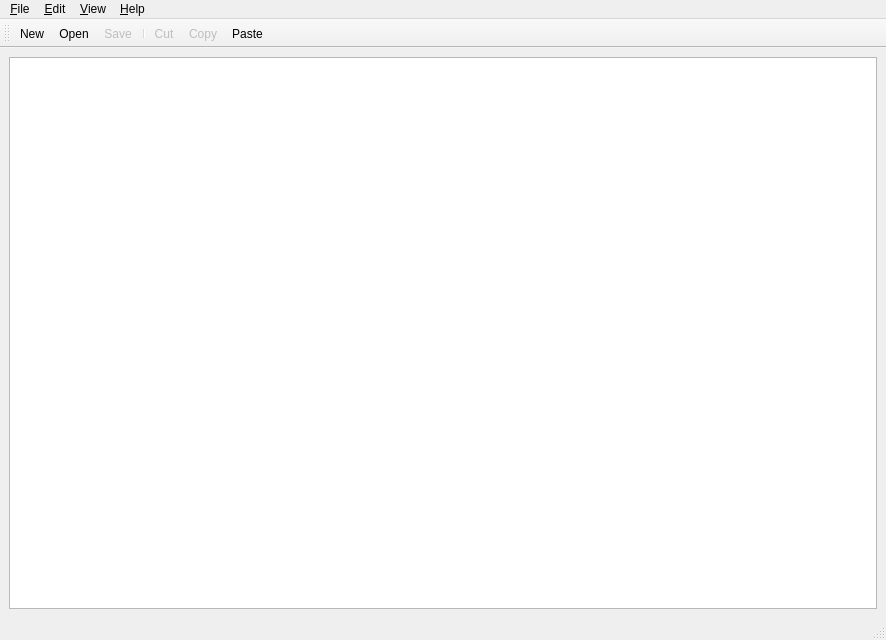
<?xml version="1.0" encoding="UTF-8"?>
<ui version="4.0">
 <class>MainWindow</class>
 <widget class="QMainWindow" name="MainWindow">
  <property name="geometry">
   <rect>
    <x>0</x>
    <y>0</y>
    <width>886</width>
    <height>640</height>
   </rect>
  </property>
  <property name="windowTitle">
   <string>Text Editor[*]</string>
  </property>
  <property name="windowIcon">
   <iconset resource="icons.qrc">
    <normaloff>:/icons/icons/new.png</normaloff>:/icons/icons/new.png</iconset>
  </property>
  <widget class="QWidget" name="centralwidget">
   <layout class="QVBoxLayout" name="verticalLayout">
    <item>
     <widget class="QTextEdit" name="textEdit"/>
    </item>
   </layout>
  </widget>
  <widget class="QStatusBar" name="statusbar"/>
  <widget class="QMenuBar" name="menubar">
   <property name="geometry">
    <rect>
     <x>0</x>
     <y>0</y>
     <width>886</width>
     <height>20</height>
    </rect>
   </property>
   <widget class="QMenu" name="menuFile">
    <property name="title">
     <string>&amp;File</string>
    </property>
    <addaction name="actionNew"/>
    <addaction name="actionOpen"/>
    <addaction name="separator"/>
    <addaction name="actionClose"/>
    <addaction name="actionSave"/>
    <addaction name="actionSaveAs"/>
    <addaction name="separator"/>
    <addaction name="actionExit"/>
   </widget>
   <widget class="QMenu" name="menuEdit">
    <property name="title">
     <string>&amp;Edit</string>
    </property>
    <addaction name="actionUndo"/>
    <addaction name="actionRedo"/>
    <addaction name="separator"/>
    <addaction name="actionCut"/>
    <addaction name="actionCopy"/>
    <addaction name="actionPaste"/>
   </widget>
   <widget class="QMenu" name="menuView">
    <property name="title">
     <string>&amp;View</string>
    </property>
    <addaction name="actionSelectFont"/>
   </widget>
   <widget class="QMenu" name="menuHelp">
    <property name="title">
     <string>&amp;Help</string>
    </property>
    <addaction name="actionAbout"/>
    <addaction name="actionAboutQt"/>
   </widget>
   <addaction name="menuFile"/>
   <addaction name="menuEdit"/>
   <addaction name="menuView"/>
   <addaction name="menuHelp"/>
  </widget>
  <widget class="QToolBar" name="toolBar">
   <property name="windowTitle">
    <string>toolBar</string>
   </property>
   <attribute name="toolBarArea">
    <enum>TopToolBarArea</enum>
   </attribute>
   <attribute name="toolBarBreak">
    <bool>false</bool>
   </attribute>
   <addaction name="actionNew"/>
   <addaction name="actionOpen"/>
   <addaction name="actionSave"/>
   <addaction name="separator"/>
   <addaction name="actionCut"/>
   <addaction name="actionCopy"/>
   <addaction name="actionPaste"/>
  </widget>
  <action name="actionNew">
   <property name="icon">
    <iconset resource="icons.qrc">
     <normaloff>:/icons/icons/new.png</normaloff>:/icons/icons/new.png</iconset>
   </property>
   <property name="text">
    <string>New</string>
   </property>
   <property name="toolTip">
    <string>Create a new document</string>
   </property>
   <property name="shortcut">
    <string>Ctrl+N</string>
   </property>
  </action>
  <action name="actionClose">
   <property name="text">
    <string>Close</string>
   </property>
   <property name="toolTip">
    <string>Close current window</string>
   </property>
   <property name="shortcut">
    <string>Ctrl+W</string>
   </property>
  </action>
  <action name="actionExit">
   <property name="text">
    <string>Exit</string>
   </property>
   <property name="toolTip">
    <string>Exit application</string>
   </property>
  </action>
  <action name="actionOpen">
   <property name="icon">
    <iconset resource="icons.qrc">
     <normaloff>:/icons/icons/open.png</normaloff>:/icons/icons/open.png</iconset>
   </property>
   <property name="text">
    <string>Open...</string>
   </property>
   <property name="toolTip">
    <string>Open a document</string>
   </property>
   <property name="shortcut">
    <string>Ctrl+O</string>
   </property>
  </action>
  <action name="actionSave">
   <property name="enabled">
    <bool>false</bool>
   </property>
   <property name="icon">
    <iconset resource="icons.qrc">
     <normaloff>:/icons/icons/save.png</normaloff>:/icons/icons/save.png</iconset>
   </property>
   <property name="text">
    <string>Save</string>
   </property>
   <property name="toolTip">
    <string>Save document</string>
   </property>
   <property name="shortcut">
    <string>Ctrl+S</string>
   </property>
  </action>
  <action name="actionSaveAs">
   <property name="enabled">
    <bool>false</bool>
   </property>
   <property name="text">
    <string>Save As...</string>
   </property>
   <property name="toolTip">
    <string>Save document as</string>
   </property>
   <property name="shortcut">
    <string>Ctrl+Shift+S</string>
   </property>
  </action>
  <action name="actionSelectFont">
   <property name="text">
    <string>Select Font...</string>
   </property>
   <property name="toolTip">
    <string>Select the display font</string>
   </property>
  </action>
  <action name="actionAbout">
   <property name="text">
    <string>About</string>
   </property>
  </action>
  <action name="actionAboutQt">
   <property name="text">
    <string>About Qt</string>
   </property>
  </action>
  <action name="actionCut">
   <property name="enabled">
    <bool>false</bool>
   </property>
   <property name="icon">
    <iconset resource="icons.qrc">
     <normaloff>:/icons/icons/cut.png</normaloff>:/icons/icons/cut.png</iconset>
   </property>
   <property name="text">
    <string>Cut</string>
   </property>
   <property name="toolTip">
    <string>Cut</string>
   </property>
   <property name="shortcut">
    <string>Ctrl+X</string>
   </property>
  </action>
  <action name="actionCopy">
   <property name="enabled">
    <bool>false</bool>
   </property>
   <property name="icon">
    <iconset resource="icons.qrc">
     <normaloff>:/icons/icons/copy.png</normaloff>:/icons/icons/copy.png</iconset>
   </property>
   <property name="text">
    <string>Copy</string>
   </property>
   <property name="toolTip">
    <string>Copy</string>
   </property>
   <property name="shortcut">
    <string>Ctrl+C</string>
   </property>
  </action>
  <action name="actionPaste">
   <property name="icon">
    <iconset resource="icons.qrc">
     <normaloff>:/icons/icons/paste.png</normaloff>:/icons/icons/paste.png</iconset>
   </property>
   <property name="text">
    <string>Paste</string>
   </property>
   <property name="toolTip">
    <string>Paste</string>
   </property>
   <property name="shortcut">
    <string>Ctrl+V</string>
   </property>
  </action>
  <action name="actionUndo">
   <property name="enabled">
    <bool>false</bool>
   </property>
   <property name="text">
    <string>Undo</string>
   </property>
   <property name="toolTip">
    <string>Undo the last action</string>
   </property>
   <property name="shortcut">
    <string>Ctrl+Z</string>
   </property>
  </action>
  <action name="actionRedo">
   <property name="enabled">
    <bool>false</bool>
   </property>
   <property name="text">
    <string>Redo</string>
   </property>
   <property name="toolTip">
    <string>Redo the last action</string>
   </property>
   <property name="shortcut">
    <string>Ctrl+Y</string>
   </property>
  </action>
 </widget>
 <resources>
  <include location="icons.qrc"/>
 </resources>
 <connections/>
</ui>
